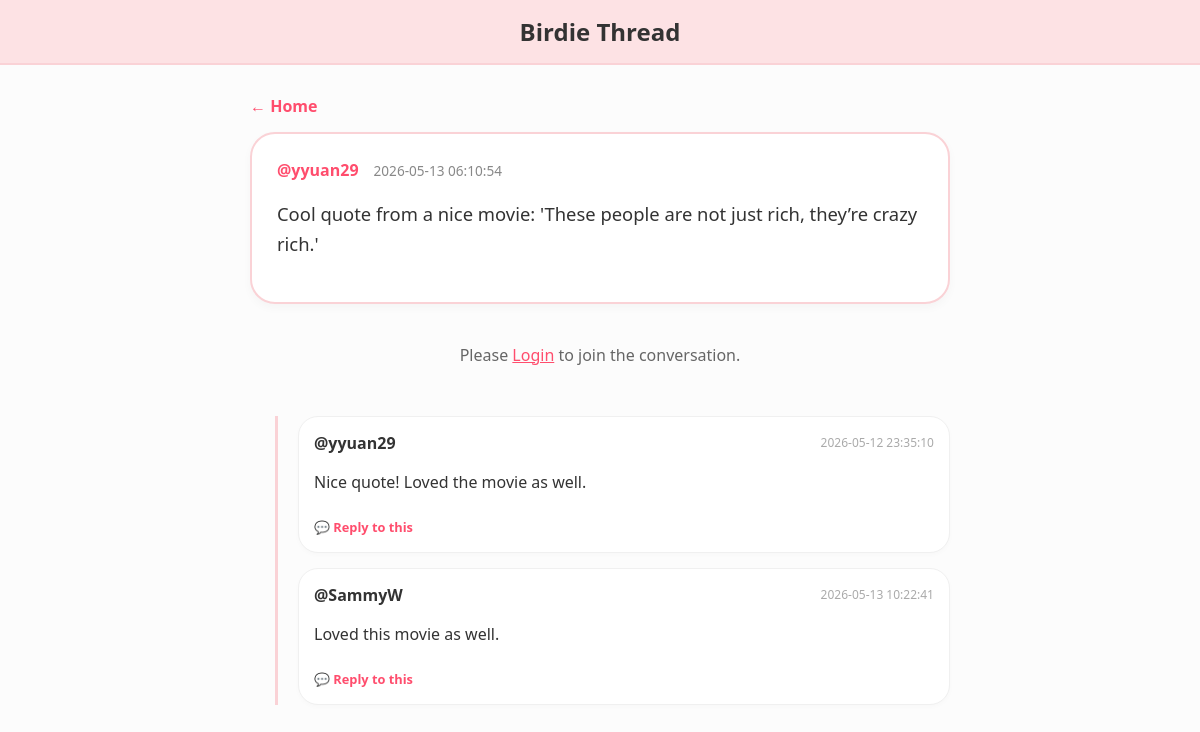
The page /message/40007 on the database its author committed.
### tables this page shows
CREATE TABLE users (
            id INTEGER PRIMARY KEY AUTOINCREMENT,
            username TEXT UNIQUE,
            password TEXT,
            age INTEGER,
            bio TEXT
        );

### app.py (the view)
@app.get("/message/{msg_id}", response_class=HTMLResponse)
async def view_message(request: Request, msg_id: int):
    db = get_db()
    main_msg = db.execute("""
        SELECT m.*, u.username
        FROM messages m
        LEFT JOIN users u ON m.user_id = u.id
        WHERE m.id = ?
    """, (msg_id,)).fetchone()
    if not main_msg:
        db.close()
        return HTMLResponse(content="Message not found", status_code=404)
    replies = db.execute("""
        SELECT m.*, u.username
        FROM messages m
        LEFT JOIN users u ON m.user_id = u.id
        WHERE m.parent_id = ?
        ORDER BY m.timestamp ASC
    """, (msg_id,)).fetchall()
    db.close()
    return templates.TemplateResponse(
        request=request,
        name="reply_message.html",
        context=
        {
            "request": request,
            "message": main_msg,
            "replies": replies,
            "user": request.cookies.get("username"),
            "t": get_translations(request)
        }
    )

### templates/reply_message.html (shortened to what this page needs)
<!DOCTYPE html>
<html lang="en">
<head>
</head>
<body>
<header class="birdie-header">
    <h1 style="margin:0; font-size: 24px;">Birdie Thread</h1>
</header>
<div class="container">
    <a href="/" class="back-link">← {{ t.home or 'Home' }}</a>
    <div class="main-post">
        <div style="display: flex; gap: 15px; align-items: center; margin-bottom: 12px;">
                <strong style="color: var(--birdie-dark-pink);">@{{ message.username }}</strong>
                <div style="color: #888; font-size: 0.85em;">{{ message.timestamp }}</div>
            </div>
        <div style="font-size: 1.15em; line-height: 1.6;">
            {{ linkify(message.content) | safe }}
        </div>
    </div>
    {% if user %}
    <div class="reply-form">
        <h3 style="margin-top:0; color: #444;">{{ t.reply or 'Leave a reply' }}</h3>
        <form action="/post_reply/{{ message.id }}" method="post">
            <input type="hidden" name="csrf_token" value="{{ request.cookies.get('csrf_token') }}">
            <textarea name="content" placeholder="What's your response?" required></textarea>
            <div style="text-align: right;">
                <button type="submit" class="btn-post">{{ t.post or 'Reply' }}</button>
            </div>
        </form>
    </div>
    {% else %}
    <div style="text-align: center; padding: 20px; color: #666;">
        Please <a href="/login" style="color: var(--birdie-dark-pink);">Login</a> to join the conversation.
    </div>
    {% endif %}
    <div class="replies-section">
        {% for reply in replies %}
            <div class="reply-card">
                <div style="flex: 1;">
                    <div style="display: flex; justify-content: space-between; align-items: center;">
                        <strong style="color: #333;">@{{ reply.username }}</strong>
                        <span style="color: #aaa; font-size: 0.75em;">{{ reply.timestamp }}</span>
                    </div>
                    <div style="margin-top: 5px; line-height: 1.5;">
                        {{ linkify(reply.content) | safe }}
                    </div>
                    <a href="/message/{{ reply.id }}" class="reply-to-link">
                        💬 Reply to this
                    </a>
                </div>
            </div>
        {% else %}
            <div style="text-align: center; color: #bbb; margin-top: 40px;">
                No replies yet.
            </div>
        {% endfor %}
    </div>
</div>
</body>
</html>

### templates/reply_message.html (style rules this page uses)
:root { --birdie-pink: #fde2e4; --birdie-dark-pink: #ff4d6d; --birdie-border: #fad2d6; }
body { background-color: #fcfcfc; font-family: 'Segoe UI', Roboto, sans-serif; margin: 0; padding: 0; color: #333; }
.birdie-header { background-color: var(--birdie-pink); padding: 15px 0; border-bottom: 2px solid var(--birdie-border); text-align: center; }
.container { max-width: 700px; margin: 30px auto; padding: 0 20px; }
.back-link { text-decoration: none; color: var(--birdie-dark-pink); font-weight: bold; display: inline-block; margin-bottom: 15px; }
.main-post { background: white; border: 2px solid var(--birdie-border); border-radius: 25px; padding: 25px; margin-bottom: 20px; box-shadow: 0 4px 10px rgba(0,0,0,0.03); }
.replies-section { border-left: 3px solid var(--birdie-border); padding-left: 20px; margin-left: 25px; margin-top: 30px; }
.reply-card { background: white; border: 1px solid #f0f0f0; border-radius: 20px; padding: 15px; margin-bottom: 15px; display: flex; gap: 12px; box-shadow: 0 2px 5px rgba(0,0,0,0.02); }
.reply-to-link { font-size: 0.8em; color: var(--birdie-dark-pink); text-decoration: none; font-weight: bold; margin-top: 8px; display: inline-block; }

### rows shown on the page
users: username "yyuan29", timestamp "2026-05-12 23:35:10", linkify "Nice quote! Loved the movie as well."
users: username "SammyW", timestamp "2026-05-13 10:22:41", linkify "Loved this movie as well."

### other values the page prints
{{ t.home or 'Home' }} "Home"
{{ message.timestamp }} "2026-05-13 06:10:54"
{{ linkify(message.content) | safe }} "Cool quote from a nice movie: 'These people are not just rich, they’re crazy rich.'"
